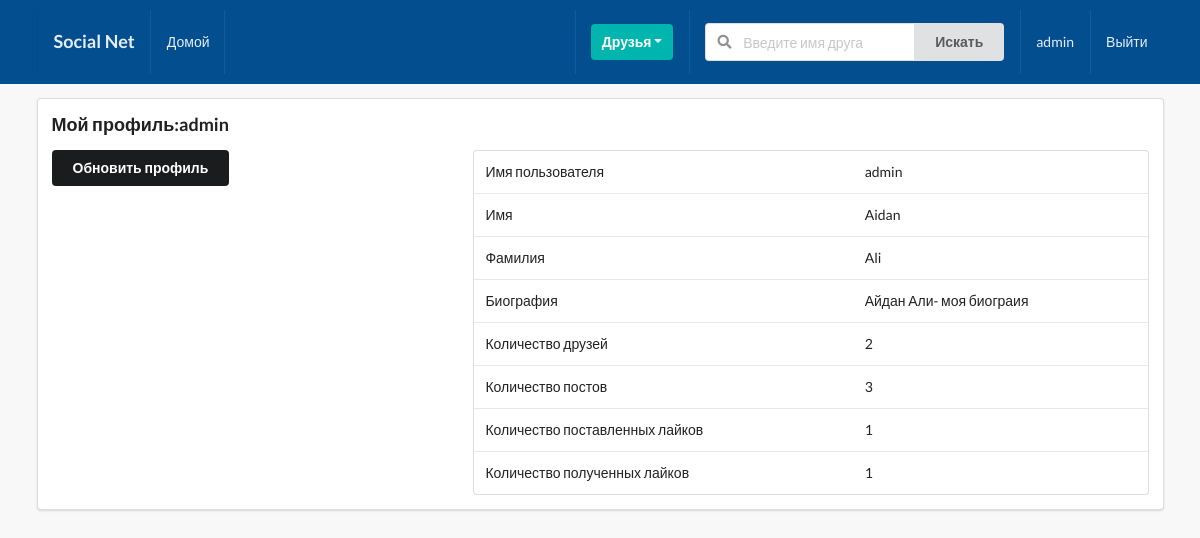
Page /profiles/myprofile/ (signed in) on the earlier database version.
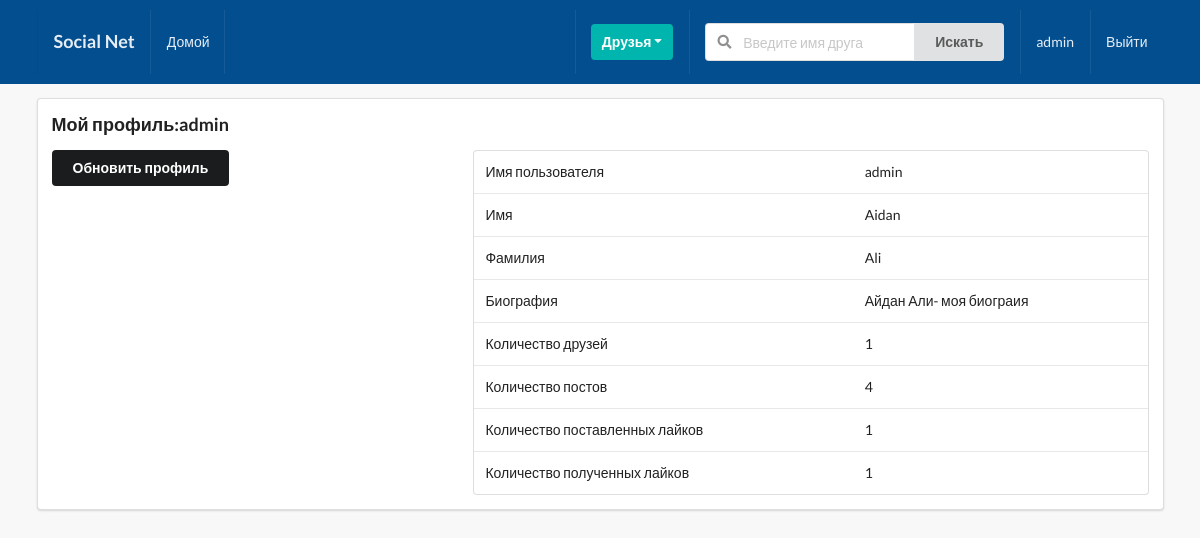
Same page on the later database version.
### profiles/models.py (models this page shows, shortened)
class Profile(models.Model):
    first_name=models.CharField(max_length=200,blank=True)
    last_name=models.CharField(max_length=200,blank=True)
    user=models.OneToOneField(User,on_delete=models.CASCADE)
    bio=models.TextField(default='Биографии нету',max_length=300)
    email=models.EmailField(max_length=200,blank=True)
    country=models.CharField(max_length=200,blank=True)
    avatar_image=models.ImageField(default='avatar.png',upload_to='avatars/')
    friends=models.ManyToManyField(User,blank=True,related_name='friends')
    slug=models.SlugField(unique=True,blank=True)
    updated_at=models.DateField(auto_now=True)
    created_at=models.DateField(auto_now_add=True)
    objects=ProfileManager()
    __initial_first_name=None
    __initial_last_name=None
    def __init__(self,*args,**kwargs):
        super().__init__(*args,**kwargs)
        self.__initial_first_name=self.first_name
        self.__initial_last_name=self.last_name
    def get_friends_number(self):
        return self.friends.all().count()
    def get_posts_number(self):
        return self.posts.all().count()
    def get_given_likes_number(self):
        likes=self.like_set.all()
        total_liked=0
        for i in likes:
            if i.value=='Like':
                total_liked+=1
        return total_liked
    def get_received_likes_number(self):
        posts=self.posts.all()
        total_liked=0
        for i in posts:
            total_liked+=i.liked.all().count()
        return total_liked

### posts/models.py (models this page shows, shortened)
class Like(models.Model):
    user=models.ForeignKey(Profile,on_delete=models.CASCADE)
    post=models.ForeignKey(Post,on_delete=models.CASCADE)
    value=models.CharField(choices=LIKE_CHOICES,max_length=8)
    updated_at=models.DateField(auto_now=True)
    created_at=models.DateField(auto_now_add=True)

class Post(models.Model):
    title=models.CharField(max_length=300)
    author=models.ForeignKey(Profile,on_delete=models.CASCADE,related_name='posts')
    content=models.TextField()
    image=models.ImageField(upload_to='posts/',validators=[FileExtensionValidator(['img','png','jpeg'])],blank=True)
    liked=models.ManyToManyField(Profile,blank=True,related_name='likes')
    updated_at=models.DateField(auto_now=True)
    created_at=models.DateField(auto_now_add=True)
    class Meta:
        ordering=('-created_at',)

### profiles/views.py (the view)
# urls.py: path('myprofile/',my_profile_view,name='myprofile'),
def my_profile_view(request):
    user_obj=Profile.objects.get(user=request.user)
    form=ProfileModelForm(request.POST or None,request.FILES or None,instance=user_obj)
    confirm=False
    if request.method=='POST':
        if form.is_valid():
            form.save()
            confirm=True
    context={
        'user_obj':user_obj,
        'form':form,
        'confirm':confirm,
    }
    return render(request,'profiles/my_profile.html',context)

### profiles/forms.py
class ProfileModelForm(forms.ModelForm):
    class Meta:
        model=Profile
        fields=('first_name','last_name','bio','avatar_image')

### templates/profiles/my_profile.html (shortened to what this page needs)
{% extends 'base.html' %}
{% block content %}
<div class="ui segment">
    <h3>Мой профиль:{{request.user}}</h3>
    <div class="ui grid">
        <div class="row">
            <div class="six wide column">
                <div class="row mt-5">
                    <button class="ui secondary button" id='modal-btn'>Обновить профиль</button>
                </div>
            </div>
            <div class="ten wide column">
                <table class="ui table">
                    <tbody>
                        <tr>
                            <td>Имя пользователя</td>
                            <td>{{ user_obj.user }}</td>
                        </tr>
                        <tr>
                            <td>Имя</td>
                            <td>{{ user_obj.first_name }}</td>
                        </tr>
                        <tr>
                            <td>Фамилия</td>
                            <td>{{ user_obj.last_name }}</td>
                        </tr>
                        <tr>
                            <td>Биография</td>
                            <td>{{ user_obj.bio }}</td>
                        </tr>
                        <tr>
                            <td>Количество друзей</td>
                            <td>{{ user_obj.get_friends_number }}</td>
                        </tr>
                        <tr>
                            <td>Количество постов</td>
                            <td>{{ user_obj.get_posts_number }}</td>
                        </tr>
                        <tr>
                            <td>Количество поставленных лайков</td>
                            <td>{{ user_obj.get_given_likes_number }}</td>
                        </tr>
                        <tr>
                            <td>Количество полученных лайков</td>
                            <td>{{ user_obj.get_received_likes_number }}</td>
                        </tr>
                    </tbody>
                </table>
            </div>
        </div>
    </div>
</div>
{% endblock content %}

### templates/base.html (shortened to what this page needs)
{% load static %}
<!doctype html>
<html lang="en">
  <head>
    <link rel="stylesheet" href="{% static 'style.css' %}">
    <link rel="stylesheet" type='text/css' href="https://cdnjs.cloudflare.com/ajax/libs/semantic-ui/2.2.14/semantic.min.css">
  </head>
  <body>
      {% include 'main/_nav.html' %}
    <div class="ui container">
      {% block content %}
      {% endblock content %}
    </div>
  </body>
</html>

### templates/main/_nav.html (shortened to what this page needs)
<div class="ui inverted menu nav mb-7">
    <div class="ui container">
      <a href="" class="item">
          <h3>Social Net</h3>
      </a>
      {% if request.user.is_authenticated %}
      <a href="" class="item">Домой</a>
      {% endif %}
      <div class="right menu">
          {% if request.user.is_authenticated %}
          <div class="item">
              <div class="ui floating dropdown icon button teal"> Друзья
                  <i class="dropdown icon"></i>
               </div>
          </div>
               <div class="item">
                <form action="" method="GET">
                  <div class="ui action left icon input">
                  <input class="prompt" type="text" name='q' placeholder="Введите имя друга">
                  <button type='submit' class="ui button">Искать</button>
                  </div>
              </form>
              </div>
              <a href="" class="item">{{ request.user }}</a>
              <a href="" class="ui item">Выйти</a>
          {% else %}
          <a href="" class="ui item">Войти</a>
          {% endif %}
      </div>
    </div>
  </div>

### static/style.css (style rules this page uses)
body { background: #F8F8F8 !important; }
.nav { border-radius: 0px !important; padding: 10px 0 10px 0 !important; background-color: #034e8f !important; }
.mb-7 { margin-bottom: 7px !important; }

Differences in the rows shown:
changed Profile "Aidan": get_friends_number "2" → "1"; get_posts_number "3" → "4"
